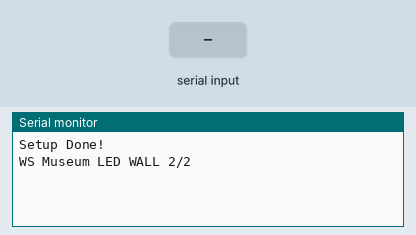
The sketch below on a simulated Arduino Uno, built with avr-gcc and run on an emulated ATmega328P. Parts: the last lines printed to the serial monitor. The test bench sets the inputs (shaded band).

Above: at 1.9 s.
2.0 s: "0\n" received over Serial
At 2.4 s:
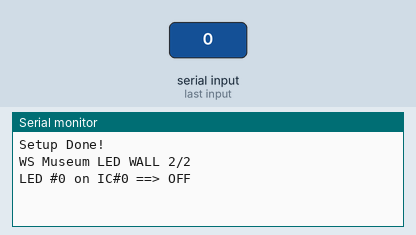
3.5 s: "1\n" received over Serial
At 4.7 s:
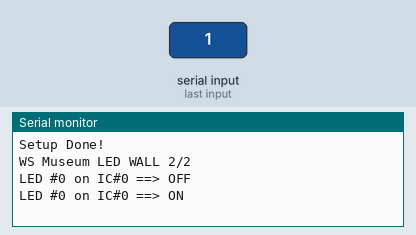
5.0 s: "8\n" received over Serial
At 7.1 s:
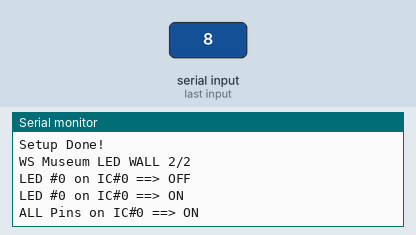
8.0 s: "5\n" received over Serial
At 9.4 s:
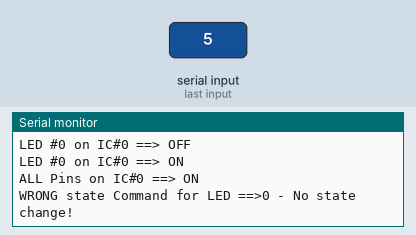

The sketch:

led_wall.ino
```cpp
#include <Wire.h>
#include <Adafruit_PWMServoDriver.h>

#define numPWM 16 // number of PWM's to init
#define numPins 9 // number of pins attached
#define serial_speed 115200   // baudrate for serial communication
#define i2c_speed 100000      // I2C clock (max is 400k but length and quality of wires affect signal integrity need to be tested for specific application)
#define debug_toggle 1
const int blockondelay = 100;     // delay if incorrect command received from desktop app

int chipSelect(int num1);
void operate_controlElements(int num1, int pinState, int chipNum);
void operate_relays(int icPin, int pinState, int chipNum, int printPin);

uint8_t Pin[16] = {0, 1, 2, 3, 4, 5, 6, 7, 8, 9, 10, 11, 12, 13, 14, 15}; // array of pins

// Initialize Adafruit boards / chips /IC's
// Dynamic variable name approach comsume too much MC recourses.
Adafruit_PWMServoDriver pwm0 = Adafruit_PWMServoDriver(0x40);
Adafruit_PWMServoDriver pwm1 = Adafruit_PWMServoDriver(0x41);
Adafruit_PWMServoDriver pwm2 = Adafruit_PWMServoDriver(0x42);
Adafruit_PWMServoDriver pwm3 = Adafruit_PWMServoDriver(0x43);
Adafruit_PWMServoDriver pwm4 = Adafruit_PWMServoDriver(0x44);
Adafruit_PWMServoDriver pwm5 = Adafruit_PWMServoDriver(0x45);
Adafruit_PWMServoDriver pwm6 = Adafruit_PWMServoDriver(0x46);
Adafruit_PWMServoDriver pwm7 = Adafruit_PWMServoDriver(0x47);
Adafruit_PWMServoDriver pwm8 = Adafruit_PWMServoDriver(0x48);
Adafruit_PWMServoDriver pwm9 = Adafruit_PWMServoDriver(0x49);
Adafruit_PWMServoDriver pwm10 = Adafruit_PWMServoDriver(0x4a);
Adafruit_PWMServoDriver pwm11 = Adafruit_PWMServoDriver(0x4b);
Adafruit_PWMServoDriver pwm12 = Adafruit_PWMServoDriver(0x4c);
Adafruit_PWMServoDriver pwm13 = Adafruit_PWMServoDriver(0x4d);
Adafruit_PWMServoDriver pwm14 = Adafruit_PWMServoDriver(0x4e);
Adafruit_PWMServoDriver pwm15 = Adafruit_PWMServoDriver(0x4f);

int inChar = 0;       // used for string
int pinState = 0;     // desired state of IC pin high or low
int pinNum = 0;       // incoming number from PC
int ctrlLED = 0;      // led control number incoming from PC
int chipNum = 0;      // number of controller in use
String inString = ""; // string to hold input
int dtime = 1;

void setup()
{
  Serial.begin(serial_speed);

  pwm0.begin();
  pwm0.setPWMFreq(1000);
  pwm1.begin();
  pwm1.setPWMFreq(1000);
  pwm2.begin();
  pwm2.setPWMFreq(1000);
  pwm3.begin();
  pwm3.setPWMFreq(1000);
  pwm4.begin();
  pwm4.setPWMFreq(1000);
  pwm5.begin();
  pwm5.setPWMFreq(1000);
  pwm6.begin();
  pwm6.setPWMFreq(1000);
  pwm7.begin();
  pwm7.setPWMFreq(1000);
  pwm8.begin();
  pwm8.setPWMFreq(1000);
  pwm9.begin();
  pwm9.setPWMFreq(1000);
  pwm10.begin();
  pwm10.setPWMFreq(1000);
  pwm11.begin();
  pwm11.setPWMFreq(1000);
  pwm12.begin();
  pwm12.setPWMFreq(1000);
  pwm13.begin();
  pwm13.setPWMFreq(1000);
  pwm14.begin();
  pwm14.setPWMFreq(1000);
  pwm15.begin();
  pwm15.setPWMFreq(1000);

  /*  Serial.println("RESET in 3 Seconds");
    delay(3000);
    pwm0.reset();
    pwm1.reset();
    pwm2.reset();
    pwm3.reset();
    pwm4.reset();
    pwm5.reset();
    pwm6.reset();
    pwm7.reset();
    pwm8.reset();
    pwm9.reset();
    pwm10.reset();
    pwm11.reset();
    pwm12.reset();
    pwm13.reset();
    pwm14.reset();
    pwm15.reset();*/

  // if you want to really speed stuff up, you can go into 'fast 400khz I2C' mode
  // some i2c devices dont like this so much so if you're sharing the bus, watch
  // out for this!
  Wire.setClock(i2c_speed);

  for (int i = 0; i <= 15; i++)
  { // Turn off all relays
    pwm0.setPWM(i, 4096, 0);
    delay(dtime);
    pwm1.setPWM(i, 4096, 0);
    delay(dtime);
    pwm2.setPWM(i, 4096, 0);
    delay(dtime);
    pwm3.setPWM(i, 4096, 0);
    delay(dtime);
    pwm4.setPWM(i, 4096, 0);
    delay(dtime);
    pwm5.setPWM(i, 4096, 0);
    delay(dtime);
    pwm6.setPWM(i, 4096, 0);
    delay(dtime);
    pwm7.setPWM(i, 4096, 0);
    delay(dtime);
    pwm8.setPWM(i, 4096, 0);
    delay(dtime);
    pwm9.setPWM(i, 4096, 0);
    delay(dtime);
    pwm10.setPWM(i, 4096, 0);
    delay(dtime);
    pwm11.setPWM(i, 4096, 0);
    delay(dtime);
    pwm12.setPWM(i, 4096, 0);
    delay(dtime);
    pwm13.setPWM(i, 4096, 0);
    delay(dtime);
    pwm14.setPWM(i, 4096, 0);
    delay(dtime);
    pwm15.setPWM(i, 4096, 0);
    delay(dtime);
  }
  Serial.println("Setup Done!");
  Serial.println("WS Museum LED WALL 2/2");
  delay(500);
}

void loop()
{

  // Read serial input for commands from desktop app, monitoring LED Wall with Kinect
  if (Serial.available() > 0)
  {
    inChar = Serial.read(); // get incoming byte from serial
    if (isDigit(inChar))    // check if incoming character is number
    {
      inString += (char)inChar; // convert the incoming byte to a char and add it to the string
    }

    // if you get a newline (command ends), parse string to get which LED need to be controlled
    if (inChar == '\n')
    {
      pinNum = inString.toInt();                // convert to int
      pinState = (pinNum % 10);                 // get last digit which is NEW state of LED
      ctrlLED = ((pinNum - pinState) / 10) - 1; // get LED number to control
      chipNum = chipSelect(ctrlLED);            // get on which IC controlled LED is located
      inString = "";                            // RESET string for new input:
      // DEBUG
      // Serial.print("LED to control #");
      // Serial.println(ctrlLED);
      // Serial.println(chipNum);

      operate_controlElements(ctrlLED, pinState, chipNum); // num1 = ctrlLED (LED to control), pinState = pinState, chipNum = chipNum (on which IC LED is located)
    }
  }
}

void operate_controlElements(int ctrlLED, int pinState, int chipNum) // ctrlLED (LED to control), pinState = pinState, chipNum (on which IC LED is located)
{
  int printPin = ctrlLED + 1;
  int icPin = ctrlLED - (chipNum * 16); // select pin on IC to control
  // Serial.print("PIN on IC Selected - ");
  // Serial.println(icPin);

  // Serial.println(chipNum);

  for (int i; i < numPWM; i++){
    if (chipNum == i){
      operate_relays(icPin, pinState, chipNum, printPin);
    }
  }
}

int chipSelect(int num1)
{
  int result;
  result = ((num1 - (num1 % numPWM)) / numPWM);

  return result;
}

void operate_relays(int icPin, int pinState, int chipNum, int printPin)
{
  switch (pinState)
  {
  case 0:
    pwm15.setPWM(icPin, 4096, 0);
    Serial.print("LED #");
    Serial.print(printPin);
    Serial.print(" on IC#");
    Serial.print(chipNum);
    Serial.println(" ==> OFF");
    break;
  case 1:
    pwm15.setPWM(icPin, 0, 4096);
    Serial.print("LED #");
    Serial.print(printPin);
    Serial.print(" on IC#");
    Serial.print(chipNum);
    Serial.println(" ==> ON");
    break;
  case 8:
    for (int ik = 0; ik <= 15; ik++)
    {
      pwm15.setPWM(ik, 0, 4096);
      delay(blockondelay);
    }
    Serial.print("ALL Pins");
    Serial.print(" on IC#");
    Serial.print(chipNum);
    Serial.println(" ==> ON");
    break;
  default:
    Serial.print("WRONG state Command for LED ==>");
    Serial.print(printPin);
    Serial.println(" - No state change!");
    break;
  }
}
```

Measured:
- after the input at 2.0 s, the serial monitor: prints a new line at once (image 1)
- after the input at 3.5 s, the serial monitor: prints a new line at once (image 2)
- after the input at 5.0 s, the serial monitor: prints a new line after 1.6 s (image 3)
- after the input at 8.0 s, the serial monitor: prints a new line at once (image 4)
